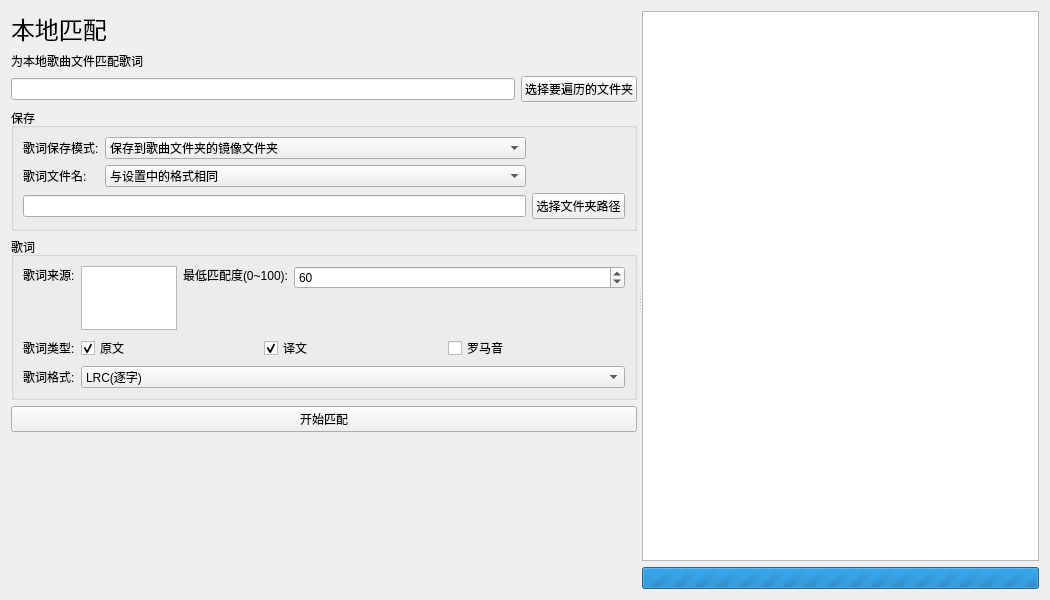
<?xml version="1.0" encoding="UTF-8"?>
<ui version="4.0">
 <class>local_match</class>
 <widget class="QWidget" name="local_match">
  <property name="geometry">
   <rect>
    <x>0</x>
    <y>0</y>
    <width>1050</width>
    <height>600</height>
   </rect>
  </property>
  <layout class="QHBoxLayout" name="horizontalLayout_6">
   <item>
    <widget class="QSplitter" name="splitter">
     <property name="sizePolicy">
      <sizepolicy hsizetype="Expanding" vsizetype="Expanding">
       <horstretch>0</horstretch>
       <verstretch>0</verstretch>
      </sizepolicy>
     </property>
     <property name="orientation">
      <enum>Qt::Orientation::Horizontal</enum>
     </property>
     <property name="opaqueResize">
      <bool>true</bool>
     </property>
     <property name="handleWidth">
      <number>5</number>
     </property>
     <property name="childrenCollapsible">
      <bool>false</bool>
     </property>
     <widget class="QWidget" name="layoutWidget_2">
      <layout class="QVBoxLayout" name="verticalLayout_3">
       <item>
        <layout class="QVBoxLayout" name="verticalLayout">
         <item>
          <widget class="QLabel" name="label">
           <property name="sizePolicy">
            <sizepolicy hsizetype="Fixed" vsizetype="Fixed">
             <horstretch>0</horstretch>
             <verstretch>0</verstretch>
            </sizepolicy>
           </property>
           <property name="maximumSize">
            <size>
             <width>16777215</width>
             <height>16777215</height>
            </size>
           </property>
           <property name="font">
            <font>
             <pointsize>18</pointsize>
            </font>
           </property>
           <property name="text">
            <string>本地匹配</string>
           </property>
          </widget>
         </item>
         <item>
          <widget class="QLabel" name="label_4">
           <property name="text">
            <string>为本地歌曲文件匹配歌词</string>
           </property>
          </widget>
         </item>
         <item>
          <layout class="QHBoxLayout" name="horizontalLayout_7">
           <item>
            <widget class="QLineEdit" name="song_path_lineEdit"/>
           </item>
           <item>
            <widget class="QPushButton" name="song_path_pushButton">
             <property name="text">
              <string>选择要遍历的文件夹</string>
             </property>
            </widget>
           </item>
          </layout>
         </item>
         <item>
          <widget class="QGroupBox" name="groupBox">
           <property name="title">
            <string>保存</string>
           </property>
           <layout class="QGridLayout" name="gridLayout">
            <item row="1" column="0">
             <widget class="QLineEdit" name="save_path_lineEdit"/>
            </item>
            <item row="1" column="1">
             <widget class="QPushButton" name="save_path_pushButton">
              <property name="sizePolicy">
               <sizepolicy hsizetype="Fixed" vsizetype="Fixed">
                <horstretch>0</horstretch>
                <verstretch>0</verstretch>
               </sizepolicy>
              </property>
              <property name="text">
               <string>选择文件夹路径</string>
              </property>
             </widget>
            </item>
            <item row="0" column="0">
             <layout class="QGridLayout" name="gridLayout_7">
              <item row="1" column="0">
               <widget class="QLabel" name="label_8">
                <property name="text">
                 <string>歌词文件名:</string>
                </property>
               </widget>
              </item>
              <item row="0" column="0">
               <widget class="QLabel" name="label_11">
                <property name="sizePolicy">
                 <sizepolicy hsizetype="Fixed" vsizetype="Preferred">
                  <horstretch>0</horstretch>
                  <verstretch>0</verstretch>
                 </sizepolicy>
                </property>
                <property name="text">
                 <string>歌词保存模式:</string>
                </property>
               </widget>
              </item>
              <item row="0" column="1">
               <widget class="QComboBox" name="save_mode_comboBox">
                <property name="sizePolicy">
                 <sizepolicy hsizetype="Expanding" vsizetype="Fixed">
                  <horstretch>0</horstretch>
                  <verstretch>0</verstretch>
                 </sizepolicy>
                </property>
                <property name="minimumSize">
                 <size>
                  <width>194</width>
                  <height>0</height>
                 </size>
                </property>
                <item>
                 <property name="text">
                  <string>保存到歌曲文件夹的镜像文件夹</string>
                 </property>
                </item>
                <item>
                 <property name="text">
                  <string>保存到歌曲文件夹</string>
                 </property>
                </item>
                <item>
                 <property name="text">
                  <string>保存到指定文件夹</string>
                 </property>
                </item>
               </widget>
              </item>
              <item row="1" column="1">
               <widget class="QComboBox" name="lyrics_filename_mode_comboBox">
                <property name="sizePolicy">
                 <sizepolicy hsizetype="Expanding" vsizetype="Fixed">
                  <horstretch>0</horstretch>
                  <verstretch>0</verstretch>
                 </sizepolicy>
                </property>
                <property name="minimumSize">
                 <size>
                  <width>133</width>
                  <height>0</height>
                 </size>
                </property>
                <item>
                 <property name="text">
                  <string>与设置中的格式相同</string>
                 </property>
                </item>
                <item>
                 <property name="text">
                  <string>与歌曲文件名相同</string>
                 </property>
                </item>
               </widget>
              </item>
             </layout>
            </item>
           </layout>
          </widget>
         </item>
         <item>
          <widget class="QGroupBox" name="groupBox_2">
           <property name="title">
            <string>歌词</string>
           </property>
           <layout class="QGridLayout" name="gridLayout_2">
            <item row="0" column="0">
             <layout class="QHBoxLayout" name="horizontalLayout_5">
              <item>
               <layout class="QGridLayout" name="gridLayout_4">
                <item row="0" column="3" alignment="Qt::AlignmentFlag::AlignTop">
                 <widget class="QSpinBox" name="min_score_spinBox">
                  <property name="minimumSize">
                   <size>
                    <width>70</width>
                    <height>0</height>
                   </size>
                  </property>
                  <property name="maximum">
                   <number>100</number>
                  </property>
                  <property name="value">
                   <number>60</number>
                  </property>
                 </widget>
                </item>
                <item row="0" column="2" alignment="Qt::AlignmentFlag::AlignTop">
                 <widget class="QLabel" name="label_3">
                  <property name="sizePolicy">
                   <sizepolicy hsizetype="Fixed" vsizetype="Preferred">
                    <horstretch>0</horstretch>
                    <verstretch>0</verstretch>
                   </sizepolicy>
                  </property>
                  <property name="text">
                   <string>最低匹配度(0~100):</string>
                  </property>
                 </widget>
                </item>
                <item row="0" column="0" alignment="Qt::AlignmentFlag::AlignTop">
                 <widget class="QLabel" name="label_2">
                  <property name="sizePolicy">
                   <sizepolicy hsizetype="Fixed" vsizetype="Preferred">
                    <horstretch>0</horstretch>
                    <verstretch>0</verstretch>
                   </sizepolicy>
                  </property>
                  <property name="text">
                   <string>歌词来源:</string>
                  </property>
                 </widget>
                </item>
                <item row="0" column="1">
                 <widget class="CheckBoxListWidget" name="source_listWidget">
                  <property name="sizePolicy">
                   <sizepolicy hsizetype="Expanding" vsizetype="Fixed">
                    <horstretch>0</horstretch>
                    <verstretch>0</verstretch>
                   </sizepolicy>
                  </property>
                  <property name="minimumSize">
                   <size>
                    <width>0</width>
                    <height>0</height>
                   </size>
                  </property>
                  <property name="maximumSize">
                   <size>
                    <width>96</width>
                    <height>64</height>
                   </size>
                  </property>
                  <property name="dragDropMode">
                   <enum>QAbstractItemView::DragDropMode::DragDrop</enum>
                  </property>
                  <property name="defaultDropAction">
                   <enum>Qt::DropAction::MoveAction</enum>
                  </property>
                 </widget>
                </item>
               </layout>
              </item>
             </layout>
            </item>
            <item row="1" column="0">
             <layout class="QGridLayout" name="gridLayout_5">
              <item row="0" column="0">
               <widget class="QLabel" name="label_9">
                <property name="text">
                 <string>歌词类型:</string>
                </property>
               </widget>
              </item>
              <item row="0" column="1">
               <layout class="QHBoxLayout" name="horizontalLayout_3">
                <item>
                 <widget class="QCheckBox" name="original_checkBox">
                  <property name="text">
                   <string>原文</string>
                  </property>
                  <property name="checked">
                   <bool>true</bool>
                  </property>
                 </widget>
                </item>
                <item alignment="Qt::AlignmentFlag::AlignLeft">
                 <widget class="QCheckBox" name="translate_checkBox">
                  <property name="sizePolicy">
                   <sizepolicy hsizetype="Fixed" vsizetype="Fixed">
                    <horstretch>0</horstretch>
                    <verstretch>0</verstretch>
                   </sizepolicy>
                  </property>
                  <property name="text">
                   <string>译文</string>
                  </property>
                  <property name="checked">
                   <bool>true</bool>
                  </property>
                 </widget>
                </item>
                <item alignment="Qt::AlignmentFlag::AlignLeft">
                 <widget class="QCheckBox" name="romanized_checkBox">
                  <property name="sizePolicy">
                   <sizepolicy hsizetype="Fixed" vsizetype="Fixed">
                    <horstretch>0</horstretch>
                    <verstretch>0</verstretch>
                   </sizepolicy>
                  </property>
                  <property name="text">
                   <string>罗马音</string>
                  </property>
                 </widget>
                </item>
               </layout>
              </item>
              <item row="1" column="0">
               <widget class="QLabel" name="label_10">
                <property name="sizePolicy">
                 <sizepolicy hsizetype="Fixed" vsizetype="Preferred">
                  <horstretch>0</horstretch>
                  <verstretch>0</verstretch>
                 </sizepolicy>
                </property>
                <property name="text">
                 <string>歌词格式:</string>
                </property>
               </widget>
              </item>
              <item row="1" column="1">
               <widget class="QComboBox" name="lyricsformat_comboBox">
                <item>
                 <property name="text">
                  <string>LRC(逐字)</string>
                 </property>
                </item>
                <item>
                 <property name="text">
                  <string>LRC(逐行)</string>
                 </property>
                </item>
                <item>
                 <property name="text">
                  <string>增强型LRC(ESLyric)</string>
                 </property>
                </item>
                <item>
                 <property name="text">
                  <string>SRT</string>
                 </property>
                </item>
                <item>
                 <property name="text">
                  <string>ASS</string>
                 </property>
                </item>
               </widget>
              </item>
             </layout>
            </item>
           </layout>
          </widget>
         </item>
         <item>
          <widget class="QPushButton" name="start_cancel_pushButton">
           <property name="text">
            <string>开始匹配</string>
           </property>
          </widget>
         </item>
         <item>
          <spacer name="verticalSpacer">
           <property name="orientation">
            <enum>Qt::Orientation::Vertical</enum>
           </property>
           <property name="sizeHint" stdset="0">
            <size>
             <width>20</width>
             <height>40</height>
            </size>
           </property>
          </spacer>
         </item>
        </layout>
       </item>
      </layout>
     </widget>
     <widget class="QWidget" name="layoutWidget_3">
      <layout class="QVBoxLayout" name="verticalLayout_8">
       <item>
        <widget class="QPlainTextEdit" name="plainTextEdit">
         <property name="sizePolicy">
          <sizepolicy hsizetype="Expanding" vsizetype="Expanding">
           <horstretch>0</horstretch>
           <verstretch>0</verstretch>
          </sizepolicy>
         </property>
         <property name="readOnly">
          <bool>true</bool>
         </property>
        </widget>
       </item>
       <item>
        <widget class="QProgressBar" name="progressBar">
         <property name="maximum">
          <number>0</number>
         </property>
         <property name="value">
          <number>0</number>
         </property>
         <property name="orientation">
          <enum>Qt::Orientation::Horizontal</enum>
         </property>
         <property name="invertedAppearance">
          <bool>false</bool>
         </property>
        </widget>
       </item>
      </layout>
     </widget>
    </widget>
   </item>
  </layout>
 </widget>
 <customwidgets>
  <customwidget>
   <class>CheckBoxListWidget</class>
   <extends>QListWidget</extends>
   <header>LDDC.ui.custom_widgets</header>
  </customwidget>
 </customwidgets>
 <resources/>
 <connections/>
</ui>
